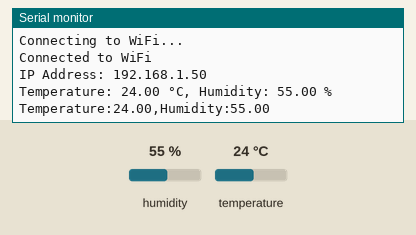
A sketch run on a simulated ESP32. Parts: the last lines printed to the serial monitor. The test bench sets the inputs (shaded band); at power-on: humidity 55 %, temperature 24 °C. WiFi joins after 1.5 s; servers stay silent unless stated.

Above: at 3.2 s.
3.3 s: humidity set to 22 %
At 4.4 s:
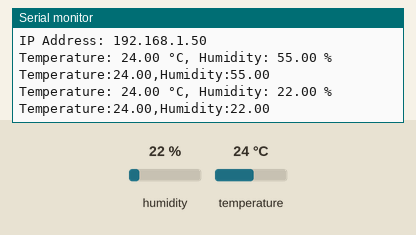
6.0 s: temperature set to 12 °C
At 6.9 s:
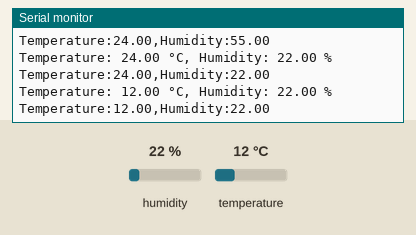
8.7 s: humidity set to 40 %
At 10.5 s:
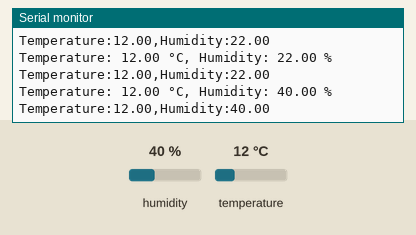
Timing chart, 0 to 12.0 s (numbered marks = the images above; inputs shaded):
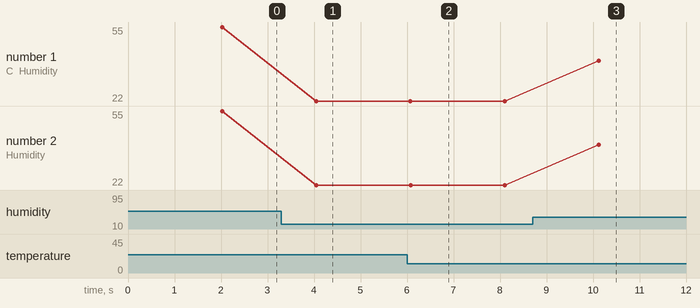

Measured:
- after the input at 3.3 s, the serial monitor: prints a new line after 0.75 s (image 1)
- after the input at 6.0 s, the serial monitor: prints a new line after 0.08 s (image 2)
- after the input at 8.7 s, the serial monitor: prints a new line after 1.4 s (image 3)
- plotted number 1: 55 → 22 after the input at 3.3 s, 22 → 40 after the input at 8.7 s
- plotted number 2: 55 → 22 after the input at 3.3 s, 22 → 40 after the input at 8.7 s

The sketch:

ESP32_DHT_Readings__Web_Server_Project.ino
```cpp
#include <WiFi.h>
#include <WebServer.h>
#include <DHT.h>

// Wi-Fi credentials
const char* ssid = "CST WIFI";
const char* password = "iotdevs123";

// DHT sensor configuration
const int dhtPin = 4;
const int dhtType = DHT11;
DHT dht(dhtPin, dhtType);

// Web server on port 80
WebServer server(80);

// Variables for sensor data
float temperature = 0.0;
float humidity = 0.0;

// Function to read temperature and humidity, print to Serial, and format for Serial Plotter
void readAndDisplaySensorData() {
  // Read data from DHT sensor
  humidity = dht.readHumidity();
  temperature = dht.readTemperature();

  // Check if reading was successful
  if (isnan(humidity) || isnan(temperature)) {
    Serial.println("Failed to read from DHT sensor!");
  } else {
    // Display data on Serial Monitor
    Serial.print("Temperature: ");
    Serial.print(temperature);
    Serial.print(" °C, Humidity: ");
    Serial.print(humidity);
    Serial.println(" %");

    // For Serial Plotter-friendly format
    Serial.print("Temperature:");
    Serial.print(temperature);
    Serial.print(",");
    Serial.print("Humidity:");
    Serial.println(humidity);

  }
}

// Function to handle the root request and generate HTML page
void handleRoot() {
  // Create HTML content with embedded CSS for styling
  String html = R"====(
    <!DOCTYPE html>
    <html>
    <head>
      <title>DHT11 Sensor Data</title>
      <meta http-equiv='refresh' content='2'>
      <style>
        body {
          font-family: Arial, sans-serif;
          display: flex;
          justify-content: center;
          align-items: center;
          height: 100vh;
          margin: 0;
          background: linear-gradient(135deg, #71b7e6, #9b59b6);
        }
        .container {
          background-color: #ffffff;
          border-radius: 10px;
          box-shadow: 0 4px 8px rgba(0, 0, 0, 0.2);
          padding: 20px;
          max-width: 300px;
          text-align: center;
        }
        h1 {
          color: #333;
          margin-bottom: 20px;
        }
        .reading {
          font-size: 24px;
          margin: 10px 0;
          font-weight: bold;
          color: #9b59b6;
        }
        .label {
          font-size: 18px;
          color: #555;
        }
      </style>
    </head>
    <body>
      <div class="container">
        <h1>DHT11 Sensor Readings</h1>
        <div class="reading">
          <span class="label">Humidity:</span> )====" + String(humidity) + R"====( %
        </div>
        <div class="reading">
          <span class="label">Temperature:</span> )====" + String(temperature) + R"====( &deg;C
        </div>
      </div>
    </body>
    </html>
  )====";

  // Send HTML content to client
  server.send(200, "text/html", html);
}

void setup() {
  Serial.begin(115200);

  // Connect to Wi-Fi
  WiFi.begin(ssid, password);
  while (WiFi.status() != WL_CONNECTED) {
    delay(1000);
    Serial.println("Connecting to WiFi...");
  }
  Serial.println("Connected to WiFi");

  // Display ESP32 IP address
  Serial.print("IP Address: ");
  Serial.println(WiFi.localIP());

  // Initialize DHT sensor
  dht.begin();

  // Set up web server routes
  server.on("/", handleRoot);
  server.begin();
}

void loop() {
  // Read and display sensor data every 2 seconds
  readAndDisplaySensorData();
  delay(2000);

  // Handle client requests
  server.handleClient();
}
```
